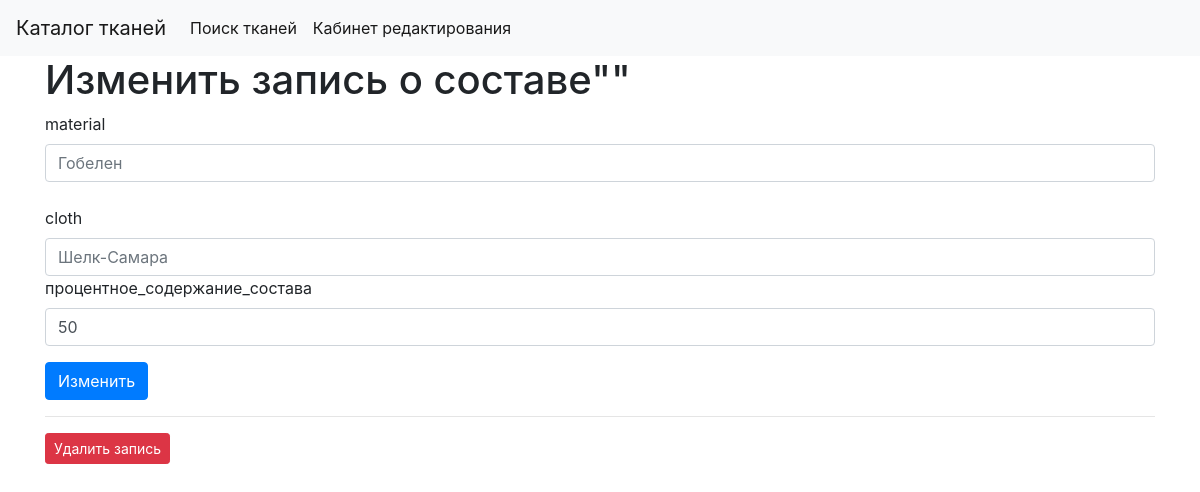
/allcomposition/1/edit, run on the app's committed database.
### tables this page shows
CREATE TABLE материал_ткани (
    id_материала INTEGER PRIMARY KEY AUTOINCREMENT,
    материал TEXT NOT NULL
    
);

CREATE TABLE "ткань" (
	"id_ткани"	INTEGER,
	"название"	TEXT NOT NULL,
	"цена_за_метр"	REAL NOT NULL,
	"цвет"	TEXT NOT NULL,
	"назначение"	TEXT NOT NULL,
	"тип_ткани"	TEXT NOT NULL,
	"ширина_ткани"	REAL NOT NULL,
	"фото_ткани"	TEXT NOT NULL,
	"id_производителя"	INTEGER NOT NULL,
	"id_скидки"	INTEGER DEFAULT NULL,
	PRIMARY KEY("id_ткани" AUTOINCREMENT),
	FOREIGN KEY("id_скидки") REFERENCES "скидка"("id_скидки") ON DELETE SET NULL,
	FOREIGN KEY("id_производителя") REFERENCES "производитель"("id_производителя")
);

CREATE TABLE "состав_ткани" (
	"id_состав_ткани"	INTEGER,
	"процентное_содержание"	INTEGER,
	"id_материала"	INTEGER NOT NULL,
	"id_ткани"	INTEGER NOT NULL,
	PRIMARY KEY("id_состав_ткани" AUTOINCREMENT),
	FOREIGN KEY("id_материала") REFERENCES "материал_ткани"("id_материала"),
	FOREIGN KEY("id_ткани") REFERENCES "ткань"("id_ткани")
);

### main.py (the view, shortened to what this page needs)
@app.route('/allcomposition/<int:id>/edit', methods=('GET', 'POST'))
def edit_comp(id):
    post = get_post(id, 'SELECT * FROM View_Cond WHERE id_состава_ткани = ?')
    conn = get_db_connection()
    cur = conn.cursor()
    mater = cur.execute('SELECT * FROM материал_ткани ').fetchall()
    clot = cur.execute('SELECT * FROM ткань ').fetchall()
    return render_template('edit_comp.html', post=post, mater=mater, clot=clot)

### main.py (called while the page is built)
def get_db_connection():
    conn = sqlite3.connect('database.db')
    conn.row_factory = sqlite3.Row
    return conn

def get_post(post_id,table):
    conn = get_db_connection()
    post = conn.execute(table,
                        (post_id,)).fetchone()
    conn.close()
    if post is None:
        abort(404)
    return post

### templates/edit_comp.html (shortened to what this page needs)
  {% extends 'base.html' %}
{% block content %}
<h1>{% block title %} Изменить запись о составе"{{ post['title'] }}" {% endblock %}</h1>
<form method="post">
    <label for="material">material</label>
    <input
        list="list"
        name="материал"
        class="form-control"
        id="материал"
        type="text"
        placeholder="{{post['материал']}}">
  <label for="cloth">cloth</label>
    <input
        list="cloths"
        name="название_ткани"
        class="form-control"
        id="название"
        type="text"
        placeholder="{{post['название_ткани']}}">
    <div class="form-group">
        <label for="процентное_содержание_состава">процентное_содержание_состава</label>
        <input type="text" name="процентное_содержание_состава"
               placeholder="процентное_содержание_состава" class="form-control"
               value="{{ request.form['процентное_содержание_состава'] or post['процентное_содержание_состава'] }}">
    </div>
    <div class="form-group">
        <button type="submit" class="btn btn-primary">Изменить</button>
    </div>
</form>
<hr>
<form action="{{ url_for('delete_comp', id=post['id_состава_ткани']) }}" method="POST">
    <input type="submit" value="Удалить запись"
            class="btn btn-danger btn-sm"
            onclick="return confirm('Действительно вы хотите удалить эту запись?')">
</form>
{% endblock %}

### data on the page
материал_ткани: материал "Гобелен"
ткань: название_ткани "Шелк-Самара"
состав_ткани: процентное_содержание "50"
